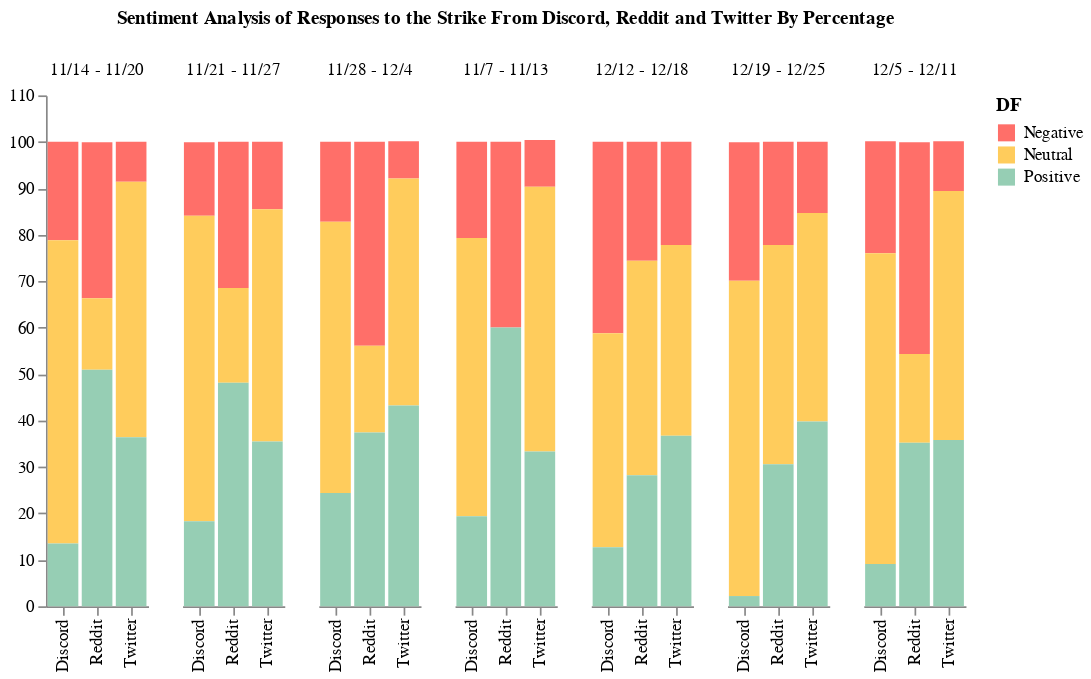

The cell this chart's notebook holds for it:
### Code cell
alt.Chart(df).mark_bar().encode(

    x=alt.X('c2:N', title=None),

    y=alt.Y('sum(values):Q',
        axis=alt.Axis(
            grid=False,
            title=None)),

    column=alt.Column('c1:N', title="Sentiment Analysis of Responses to the Strike From Discord, Reddit and Twitter By Percentage"),

    color=alt.Color('DF:N',
            scale=alt.Scale(
                range=['#ff6f69', '#ffcc5c','#96ceb4'],
            ),
        ))\
    .configure_view(
        strokeOpacity=0    
    )

### Figure 1 — Vega-Lite specification as saved in the notebook (floating-point values rounded to 4 significant figures)
{"config": {"view": {"continuousWidth": 400, "continuousHeight": 300, "strokeOpacity": 0}}, "data": {"name": "data-6d81e79b9df9501fad74244cb6f3d709"}, "mark": "bar", "encoding": {"color": {"field": "DF", "scale": {"range": ["#ff6f69", "#ffcc5c", "#96ceb4"]}, "type": "nominal"}, "column": {"field": "c1", "title": "Sentiment Analysis of Responses to the Strike From Discord, Reddit and Twitter By Percentage", "type": "nominal"}, "x": {"field": "c2", "title": null, "type": "nominal"}, "y": {"aggregate": "sum", "axis": {"grid": false, "title": null}, "field": "values", "type": "quantitative"}}, "$schema": "https://vega.github.io/schema/vega-lite/v4.17.0.json", "datasets": {"data-6d81e79b9df9501fad74244cb6f3d709": [{"c1": "11/7 - 11/13", "c2": "Discord", "values": 20.7, "DF": "Negative"}, {"c1": "11/7 - 11/13", "c2": "Twitter", "values": 10.1, "DF": "Negative"}, {"c1": "11/7 - 11/13", "c2": "Reddit", "values": 40.0, "DF": "Negative"}, {"c1": "11/14 - 11/20", "c2": "Discord", "values": 21.2, "DF": "Negative"}, {"c1": "11/14 - 11/20", "c2": "Twitter", "values": 8.6, "DF": "Negative"}, {"c1": "11/14 - 11/20", "c2": "Reddit", "values": 33.6, "DF": "Negative"}, {"c1": "11/21 - 11/27", "c2": "Discord", "values": 15.8, "DF": "Negative"}, {"c1": "11/21 - 11/27", "c2": "Twitter", "values": 14.5, "DF": "Negative"}, {"c1": "11/21 - 11/27", "c2": "Reddit", "values": 31.5, "DF": "Negative"}, {"c1": "11/28 - 12/4", "c2": "Discord", "values": 17.2, "DF": "Negative"}, {"c1": "11/28 - 12/4", "c2": "Twitter", "values": 8.0, "DF": "Negative"}, {"c1": "11/28 - 12/4", "c2": "Reddit", "values": 43.9, "DF": "Negative"}, {"c1": "12/5 - 12/11", "c2": "Discord", "values": 24.1, "DF": "Negative"}, {"c1": "12/5 - 12/11", "c2": "Twitter", "values": 10.7, "DF": "Negative"}, {"c1": "12/5 - 12/11", "c2": "Reddit", "values": 45.6, "DF": "Negative"}, {"c1": "12/12 - 12/18", "c2": "Discord", "values": 41.2, "DF": "Negative"}, {"c1": "12/12 - 12/18", "c2": "Twitter", "values": 22.2, "DF": "Negative"}, {"c1": "12/12 - 12/18", "c2": "Reddit", "values": 25.6, "DF": "Negative"}, {"c1": "12/19 - 12/25", "c2": "Discord", "values": 29.8, "DF": "Negative"}, {"c1": "12/19 - 12/25", "c2": "Twitter", "values": 15.3, "DF": "Negative"}, {"c1": "12/19 - 12/25", "c2": "Reddit", "values": 22.2, "DF": "Negative"}, {"c1": "11/7 - 11/13", "c2": "Discord", "values": 59.9, "DF": "Neutral"}, {"c1": "11/7 - 11/13", "c2": "Twitter", "values": 57.0, "DF": "Neutral"}, {"c1": "11/7 - 11/13", "c2": "Reddit", "values": 0.0, "DF": "Neutral"}, {"c1": "11/14 - 11/20", "c2": "Discord", "values": 65.3, "DF": "Neutral"}, {"c1": "11/14 - 11/20", "c2": "Twitter", "values": 55.0, "DF": "Neutral"}, {"c1": "11/14 - 11/20", "c2": "Reddit", "values": 15.4, "DF": "Neutral"}, {"c1": "11/21 - 11/27", "c2": "Discord", "values": 65.8, "DF": "Neutral"}, {"c1": "11/21 - 11/27", "c2": "Twitter", "values": 50.0, "DF": "Neutral"}, {"c1": "11/21 - 11/27", "c2": "Reddit", "values": 20.4, "DF": "Neutral"}, {"c1": "11/28 - 12/4", "c2": "Discord", "values": 58.4, "DF": "Neutral"}, {"c1": "11/28 - 12/4", "c2": "Twitter", "values": 48.9, "DF": "Neutral"}, {"c1": "11/28 - 12/4", "c2": "Reddit", "values": 18.7, "DF": "Neutral"}, {"c1": "12/5 - 12/11", "c2": "Discord", "values": 66.9, "DF": "Neutral"}, {"c1": "12/5 - 12/11", "c2": "Twitter", "values": 53.6, "DF": "Neutral"}, {"c1": "12/5 - 12/11", "c2": "Reddit", "values": 19.1, "DF": "Neutral"}, {"c1": "12/12 - 12/18", "c2": "Discord", "values": 46.1, "DF": "Neutral"}, {"c1": "12/12 - 12/18", "c2": "Twitter", "values": 41.1, "DF": "Neutral"}, {"c1": "12/12 - 12/18", "c2": "Reddit", "values": 46.2, "DF": "Neutral"}, {"c1": "12/19 - 12/25", "c2": "Discord", "values": 67.9, "DF": "Neutral"}, {"c1": "12/19 - 12/25", "c2": "Twitter", "values": 44.9, "DF": "Neutral"}, {"c1": "12/19 - 12/25", "c2": "Reddit", "values": 47.2, "DF": "Neutral"}, {"c1": "11/7 - 11/13", "c2": "Discord", "values": 19.4, "DF": "Positive"}, {"c1": "11/7 - 11/13", "c2": "Twitter", "values": 33.3, "DF": "Positive"}, {"c1": "11/7 - 11/13", "c2": "Reddit", "values": 60.0, "DF": "Positive"}, {"c1": "11/14 - 11/20", "c2": "Discord", "values": 13.5, "DF": "Positive"}, {"c1": "11/14 - 11/20", "c2": "Twitter", "values": 36.4, "DF": "Positive"}, {"c1": "11/14 - 11/20", "c2": "Reddit", "values": 50.9, "DF": "Positive"}, {"c1": "11/21 - 11/27", "c2": "Discord", "values": 18.3, "DF": "Positive"}, {"c1": "11/21 - 11/27", "c2": "Twitter", "values": 35.5, "DF": "Positive"}, {"c1": "11/21 - 11/27", "c2": "Reddit", "values": 48.1, "DF": "Positive"}, {"c1": "11/28 - 12/4", "c2": "Discord", "values": 24.4, "DF": "Positive"}, {"c1": "11/28 - 12/4", "c2": "Twitter", "values": 43.2, "DF": "Positive"}, {"c1": "11/28 - 12/4", "c2": "Reddit", "values": 37.4, "DF": "Positive"}, {"c1": "12/5 - 12/11", "c2": "Discord", "values": 9.1, "DF": "Positive"}, {"c1": "12/5 - 12/11", "c2": "Twitter", "values": 35.8, "DF": "Positive"}, {"c1": "12/5 - 12/11", "c2": "Reddit", "values": 35.2, "DF": "Positive"}, {"c1": "12/12 - 12/18", "c2": "Discord", "values": 12.7, "DF": "Positive"}, {"c1": "12/12 - 12/18", "c2": "Twitter", "values": 36.7, "DF": "Positive"}, {"c1": "12/12 - 12/18", "c2": "Reddit", "values": 28.2, "DF": "Positive"}, {"c1": "12/19 - 12/25", "c2": "Discord", "values": 2.2, "DF": "Positive"}, {"c1": "12/19 - 12/25", "c2": "Twitter", "values": 39.8, "DF": "Positive"}, {"c1": "12/19 - 12/25", "c2": "Reddit", "values": 30.6, "DF": "Positive"}]}}
